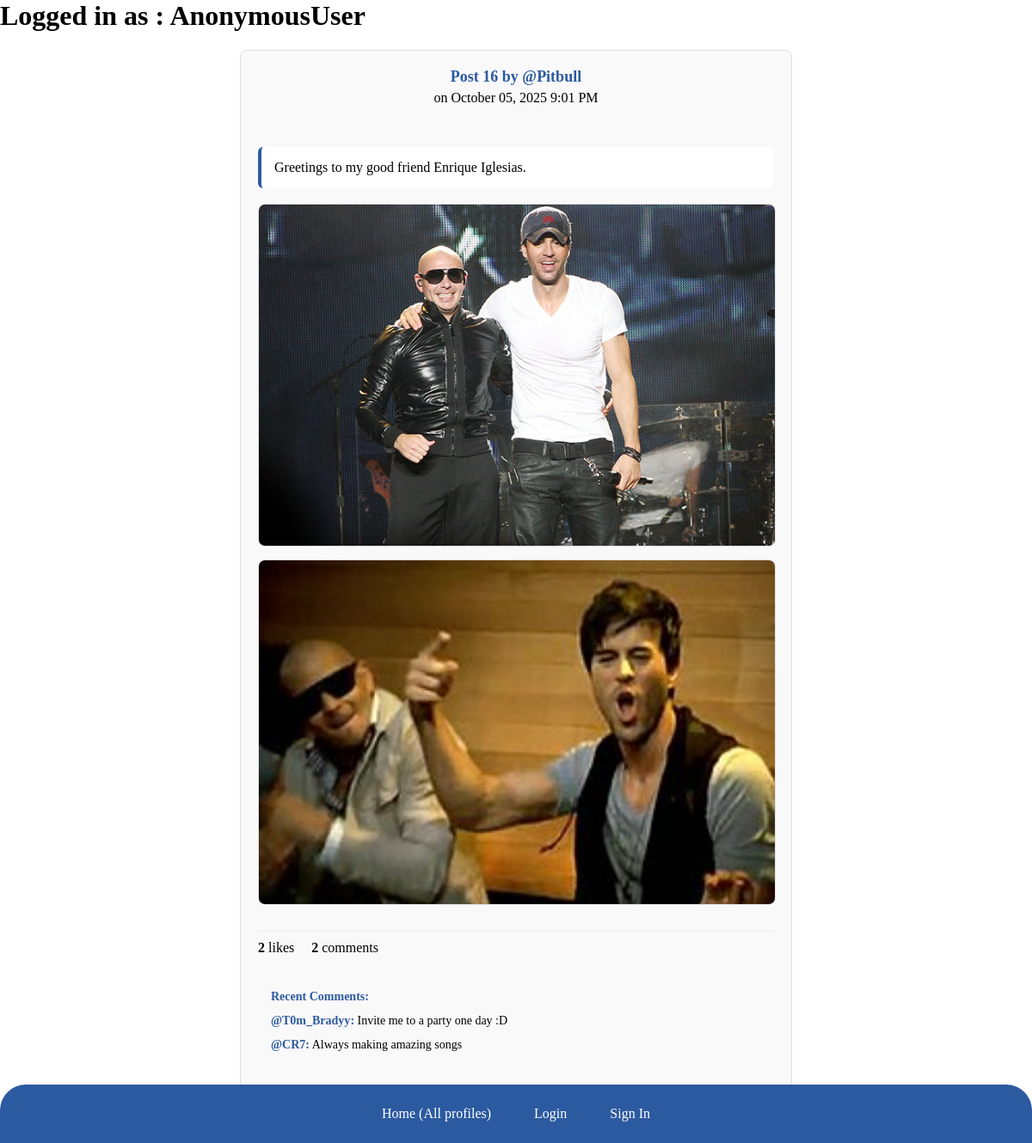
Page /mini_insta/post/16 on the committed database.
### mini_insta/models.py (models this page shows, shortened)
class Post(models.Model):
    profile = models.ForeignKey(Profile, on_delete=models.CASCADE)
    timestamp = models.DateTimeField(auto_now_add=True)
    caption = models.TextField(blank=True)
    def get_all_photos(self):
        photos = Photo.objects.filter(post=self)
        return photos
    def get_all_comments(self):
        comments = Comment.objects.filter(post=self)
        return comments
    def get_num_likes(self):
        return Like.objects.filter(post=self).count()

class Profile(models.Model):
    user = models.ForeignKey(User, on_delete=models.CASCADE)
    username = models.TextField(blank=True)
    display_name = models.TextField(blank=True)
    profile_image_url = models.URLField(blank=True)
    bio_text = models.TextField(blank=True)
    join_date = models.DateTimeField(auto_now_add=True)

class Photo(models.Model):
    post = models.ForeignKey(Post, on_delete=models.CASCADE)
    image_url = models.URLField(blank=True)
    timestamp = models.DateTimeField(auto_now=True)
    image_file = models.ImageField(blank=True)
    def get_image_url(self):
        if self.image_url:
            return self.image_url
        elif self.image_file:
            return self.image_file.url
        else:
            return None

class Comment(models.Model):
    post = models.ForeignKey(Post, related_name="comments", on_delete=models.CASCADE)
    profile = models.ForeignKey(Profile, related_name="user_comments", on_delete=models.CASCADE)
    timestamp = models.DateTimeField(auto_now_add=True)
    text = models.TextField(blank=True)

### mini_insta/views.py (the view, shortened to what this page needs)
# urls.py: path(r'post/<int:pk>', PostDetailView.as_view(), name="show_post"),
class PostDetailView(DetailView):
    model = Post
    template_name = "mini_insta/show_post.html"
    context_object_name = "post"
    def get_context_data(self, **kwargs):
        context = super().get_context_data(**kwargs)
        return context

### mini_insta/templates/mini_insta/show_post.html (shortened to what this page needs)
{% extends 'mini_insta/base.html' %}
{% block content %}
<div class="post-detail">
    <div class="post-header">
        <div class="post-profile">Post {{post.pk}} by @{{ post.profile.username }}</div>
        <div class="post-timestamp">on {{ post.timestamp|date:"F d, Y g:i A" }}</div>
    </div>
    <br>
    <div class="post-caption">{{ post.caption }}</div><br>
    <div class="post-content">
        {% for photo in post.get_all_photos %}
            <img src="{{ photo.get_image_url }}" class="post-image">
        {% endfor %}
    </div>
    <div class="post-engagement">
        <div class="engagement-item">
            <strong>{{ post.get_num_likes }}</strong>
            {% if post.get_num_likes == 1 %}
                like
            {% else %}
                likes
            {% endif %}
        </div>
        <div class="engagement-item">
            <strong>{{ post.get_all_comments.count }}</strong>
            {% if post.get_all_comments.count == 1 %}
                comment
            {% else %}
                comments
            {% endif %}
        </div>
    </div>
    {% if post.get_all_comments %}
        <div class="recent-comments">
            <h4>Recent Comments:</h4>
            {% for comment in post.get_all_comments%}
                <div class="comment-preview">
                    <strong>@{{ comment.profile.username }}:</strong> {{ comment.text }}
                </div>
            {% endfor %}
        </div>
    {% endif %}
</div>
{% endblock %}

### mini_insta/templates/mini_insta/base.html (shortened to what this page needs)
{% load static %}
<html>
    <head>
        <link rel="stylesheet" type="text/css" href="{% static 'styles-2.css' %}">
    </head>
    <body>
        <h1>Logged in as : {{request.user}}</h1>
        {% block content %}
        {% endblock %}
        <nav class="navbar">
            <a href="{% url 'show_all_profiles' %}">Home (All profiles)</a>
            {% if request.user.is_authenticated %}
                {% with user_profile=request.user.profile_set.first %}
                    {% if user_profile %}
                        <a href="{% url 'show_profile' pk=user_profile.pk %}">My Profile</a>
                        <a href="{% url 'show_feed' %}">My Feed</a>
                        <a href="{% url 'search' %}">Search</a>
                        <a href="{% url 'create_post' %}">Create Post</a>
                    {% endif %}
                {% endwith %}
                <form method="post" action="{% url 'logout' %}">
                    {% csrf_token %}
                    <button type="submit">Logout</button>
                </form>
            {% else %}
                <a href="{% url 'login' %}">Login</a>
                <a href="{% url 'create_profile' %}">Sign In</a>
            {% endif %}
        </nav>
    </body>
</html>

### static/styles-2.css (style rules this page uses)
html, body { margin: 0; padding: 0; }
body { margin-bottom: 60px; }
.navbar { background-color: #2c5aa0; color: white; text-align: center; padding: 15px 0; display: flex; justify-content: center; align-items: center; gap: 20px; position: fixed; bottom: 0; width: 100%; z-index: 1000; border-top-left-radius: 30px; border-top-right-radius: 30px; }
.navbar a { color: white; text-decoration: none; padding: 10px 15px; border-radius: 5px; transition: background 0.3s ease; }
.post-detail { max-width: 600px; margin: 20px auto; padding: 20px; background-color: #f9f9f9; border-radius: 8px; border: 1px solid #ddd; }
.post-header { text-align: center; margin-bottom: 20px; }
.post-profile { font-size: 18px; font-weight: bold; color: #2c5aa0; margin-bottom: 5px; }
.post-content { text-align: center; }
.post-image { width: 100%; height: auto; max-height: 400px; object-fit: cover; border-radius: 8px; margin-bottom: 15px; border: 1px solid #ddd; }
.post-caption { background-color: white; padding: 15px; border-radius: 6px; border-left: 4px solid #2c5aa0; text-align: left; margin-top: 10px; }
.post-engagement { display: flex; gap: 20px; margin: 15px 0; padding: 10px 0; border-top: 1px solid #eee; }
.recent-comments { background-color: #f9f9f9; padding: 15px; border-radius: 6px; margin-top: 15px; }
.recent-comments h4 { margin: 0 0 10px 0; color: #2c5aa0; font-size: 14px; }
.comment-preview { margin: 8px 0; font-size: 14px; line-height: 1.4; }
.comment-preview strong { color: #2c5aa0; }

### rows in the picture
Post: pk "16", profile.username "Pitbull", timestamp "October 05, 2025 9:01 PM", caption "Greetings to my good friend Enrique Iglesias.", get_num_likes "2", get_all_comments.count "2"
Photo: get_image_url (picture)
Photo: get_image_url (picture)
Comment: profile.username "T0m_Bradyy", text "Invite me to a party one day :D"
Comment: profile.username "CR7", text "Always making amazing songs"

### other values in the picture
{{ request.user }} "AnonymousUser"
